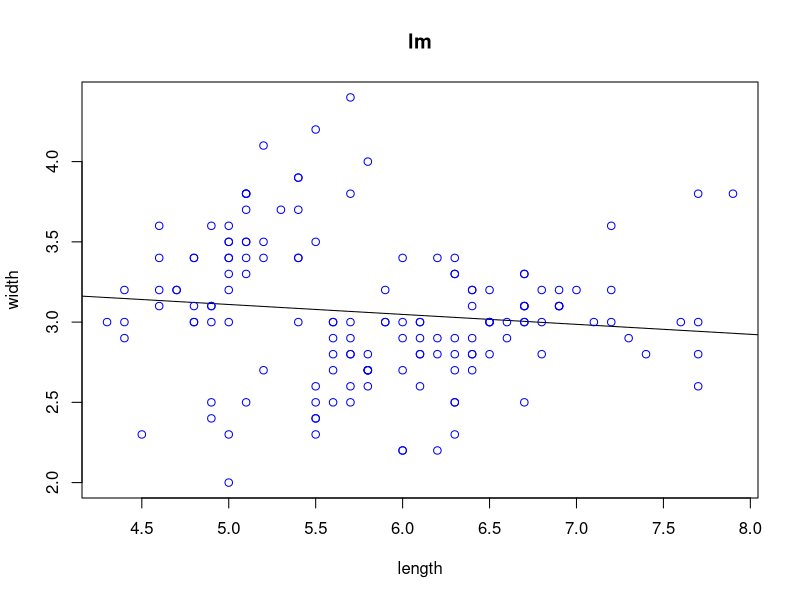

The R source for this figure:
library(caret)
data("iris")
x = iris$Sepal.Length
y = iris$Sepal.Width
model = lm(y~x)
a = as.integer(readline(prompt = "Enter length: "))
a = data.frame(x = a)
result = predict(model, a)
cat("The predicted weight: ", result)
plot(x,y, col = "blue", main = "lm", abline(model), xlab = "length", ylab = "width")